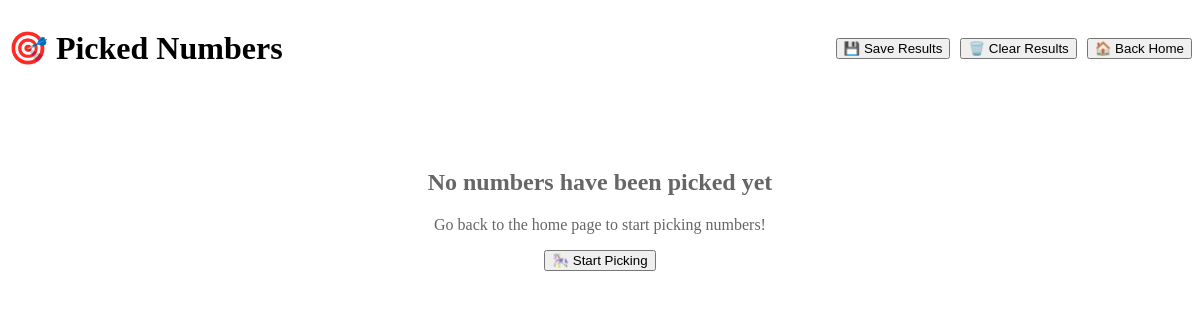
Before: /results/ with the older database file.
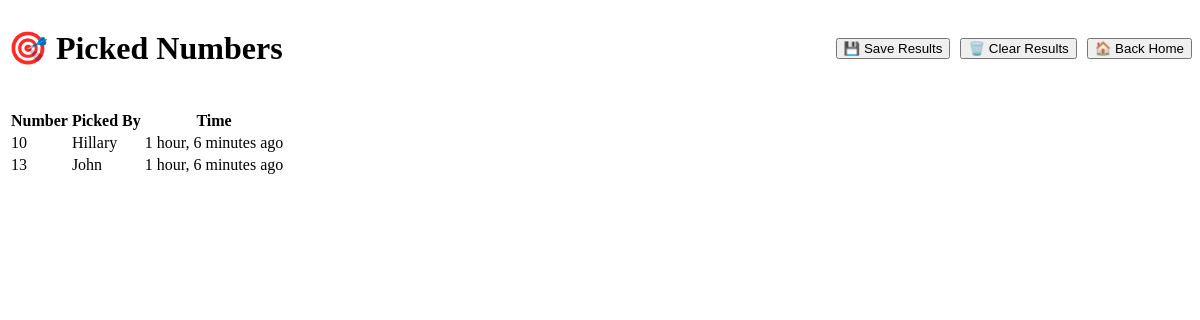
After: the same page with the newer database file.
### picker/models.py (models this page shows, shortened)
class PickedNumber(models.Model):
    number = models.IntegerField(unique=True)
    user = models.CharField(max_length=100, blank=True, null=True)
    is_picked = models.BooleanField(default=False)
    is_saved = models.BooleanField(default=False)
    created_at = models.DateTimeField(auto_now_add=True)

### picker/views.py (the view)
# urls.py: path('results/', views.results, name='results'),
def results(request):
    picked_numbers = PickedNumber.objects.filter(is_picked=True)
    return render(request, 'picker/results.html', {'picked_numbers': picked_numbers})

### picker/templates/picker/results.html (shortened to what this page needs)
<!DOCTYPE html>
<html lang="en">
<head>
</head>
<body>
    <div class="container">
        <div class="results-header">
            <h1>🎯 Picked Numbers</h1>
            <div class="action-buttons">
                <a href="{% url 'save_results' %}"><button>💾 Save Results</button></a>
                <a href="{% url 'clear_results' %}"><button class="btn-secondary">🗑️ Clear Results</button></a>
                <a href="{% url 'home' %}"><button>🏠 Back Home</button></a>
            </div>
        </div>
        {% if picked_numbers %}
        <table>
            <thead>
                <tr>
                    <th>Number</th>
                    <th>Picked By</th>
                    <th>Time</th>
                </tr>
            </thead>
            <tbody>
                {% for num in picked_numbers %}
                <tr>
                    <td>{{ num.number }}</td>
                    <td>{{ num.user }}</td>
                    <td>{{ num.created_at|timesince }} ago</td>
                </tr>
                {% endfor %}
            </tbody>
        </table>
        {% else %}
        <div class="empty-state">
            <h2>No numbers have been picked yet</h2>
            <p>Go back to the home page to start picking numbers!</p>
            <a href="{% url 'home' %}"><button>🎠 Start Picking</button></a>
        </div>
        {% endif %}
    </div>
</body>
</html>

### picker/templates/picker/results.html (style rules this page uses)
.results-header { display: flex; justify-content: space-between; align-items: center; margin-bottom: 20px; }
.action-buttons { display: flex; gap: 10px; }

Changed rows visible on the page:
added PickedNumber: number "10", user "Hillary", created_at "1 hour, 6 minutes"
added PickedNumber: number "13", user "John", created_at "1 hour, 6 minutes"
Other visible differences:
text no longer shown: "No numbers have been picked yet Go back to the home page to start picking numbers! 🎠 Start Picking"
text now shown: "Number Picked By Time"
